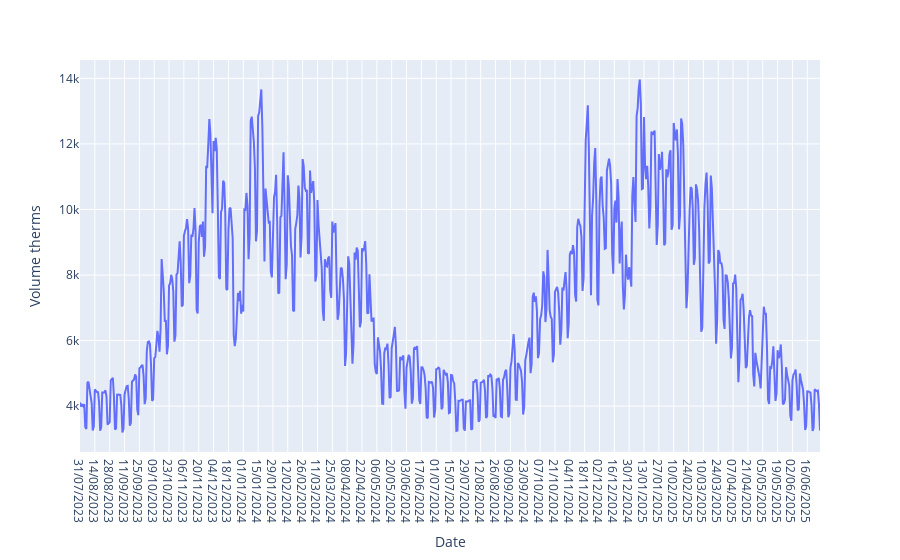

Source (notebook cell):
### Markdown cell above
Now do the same for the gas_volume data frame:

### Code cell
fig = px.line(gas_vol,x="Date", y="Volume therms")
fig.show()

### Figure 1 — Plotly figure (JSON) as saved in the notebook; plotly's stock layout.template omitted (floating-point values rounded to 4 significant figures; data arrays with more than 128 entries replaced by an {"elided": "..."} marker saying what was removed)
{"data": [{"hovertemplate": "Date=%{x}<br>Volume therms=%{y}<extra></extra>", "legendgroup": "", "line": {"color": "#636efa", "dash": "solid"}, "marker": {"symbol": "circle"}, "mode": "lines", "name": "", "orientation": "v", "showlegend": false, "type": "scatter", "x": {"elided": "699 str values"}, "xaxis": "x", "y": {"elided": "699 float values"}, "yaxis": "y"}], "layout": {"autosize": true, "legend": {"tracegroupgap": 0}, "margin": {"t": 60}, "xaxis": {"anchor": "y", "autorange": true, "domain": [0, 1], "range": [0, 698], "title": {"text": "Date"}, "type": "category"}, "yaxis": {"anchor": "x", "autorange": true, "domain": [0, 1], "range": [2600.0, 14560.0], "title": {"text": "Volume therms"}, "type": "linear"}}}
